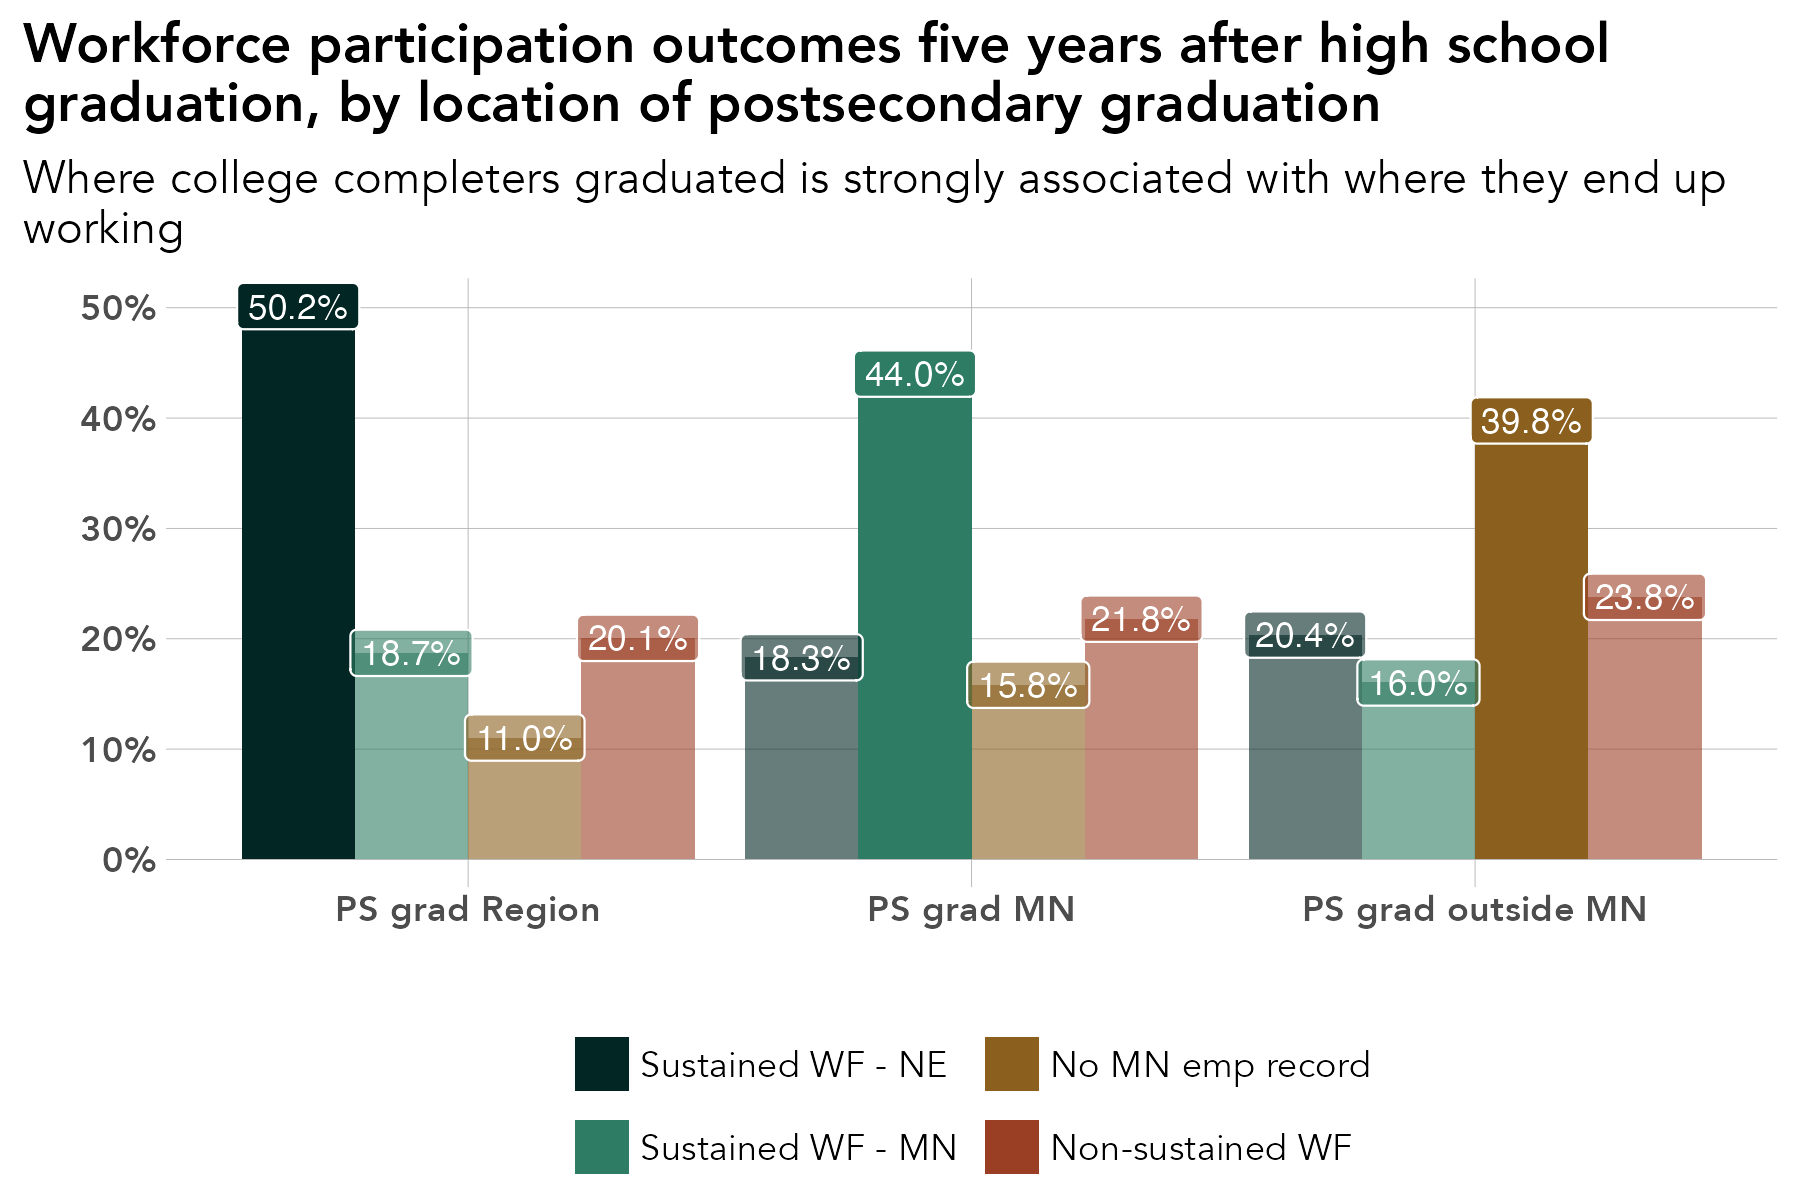

This figure's R source:
# library -----------------------------------------------------------------
library(tidyverse)
library(sf)
library(ggrepel)
library(scales)
library(ggiraph)
library(rmapshaper)
library(cowplot)
library(RColorBrewer)
library(readxl)
library(lubridate)
library(readxl)
library(systemfonts)
reset_font_cache()
library(ggtext)
library(janitor)
library(cowplot)
library(ggalluvial)
library(ggsankey)


rm(list = ls())

# themes ------------------------------------------------------------------
theme_bar <- theme_bw() +
  theme(panel.grid.major = element_line(color = "grey70", size = 0.1),
        panel.grid.minor = element_blank(),
        axis.ticks = element_blank(),
        axis.text = element_text(face = "bold"),
        panel.border = element_blank(),
        legend.background = element_rect(fill = "transparent", color = "transparent"),
        legend.key = element_rect(fill = "transparent"),
        legend.key.size = unit(1, "lines"),
        legend.margin = margin(0,0,0,0),
        legend.title = element_blank(),
        legend.text = element_text(margin = margin(l = 2)),
        text = element_text(family = "Avenir") ,
        plot.title.position = "plot",
        plot.title = element_text(face = "bold"))

theme_line <- theme_bw() +
  theme(legend.background = element_rect(fill = "transparent", color = "transparent"),
        legend.key = element_rect(fill = "transparent"),
        legend.text = element_text(margin = margin(l = 2)),
        panel.grid.minor = element_blank(),
        panel.grid.major = element_line(color = "grey70", size = 0.1),
        axis.ticks = element_blank(),
        axis.text = element_text(face = "bold"),
        panel.border = element_blank(),
        legend.margin = margin(0,0,0,0),
        legend.key.size = unit(1, "lines"),
        text = element_text(family = "Avenir") ,
        plot.title.position = "plot",
        plot.title = element_text(face = "bold"))


theme_sf <- theme_bw() +
  theme(axis.text.x=element_blank(),
        axis.text.y=element_blank(),
        axis.ticks=element_blank(),
        panel.background = element_blank(),
        panel.grid.major = element_line(color = "white"),
        panel.border = element_blank(),
        legend.title = element_blank(),
        legend.text = element_text(margin = margin(l = 2)),
        legend.margin = margin(0,0,0,0),
        legend.key.size = unit(1, "lines"),
        text = element_text(family = "Avenir") ,
        plot.title.position = "plot",
        plot.title = element_text(face = "bold"))

theme_all <- theme_bw() +
  theme(axis.ticks=element_blank(),
        axis.text.y = element_blank(),
        panel.background = element_blank(),
        panel.grid.major = element_blank(),
        panel.grid = element_blank(),
        panel.border = element_blank(),
        legend.title = element_blank(),
        legend.text = element_text(margin = margin(l = 2)),
        legend.margin = margin(0,0,0,0),
        legend.key.size = unit(1, "lines"),
        text = element_text(family = "Avenir") ,
        plot.title.position = "plot",
        plot.title = element_text(face = "bold"))


regions <- read_csv("/Users/kellyasche/Library/CloudStorage/GoogleDrive-kasche@ruralmn.org/My Drive/Data Prep/R Projects/Join docs/county_regions.csv") %>%
  select(5,6) %>%
  unique() %>%
  mutate(edr = str_replace(edr, "  ", " "),
         planning.region = str_replace(planning.region, " Minnesota", ""),
         planning.region = fct_relevel(planning.region, "Northwest", "Northeast", "Central", "Seven County Mpls-St Paul", "Southwest", "Southeast"),
         edr = fct_relevel(edr, "EDR 1 - Northwest", "EDR 2 - Headwaters", "EDR 3 - Arrowhead", "EDR 4 - West Central", "EDR 5 - North Central", "EDR 6E- Southwest Central", "EDR 6W- Upper Minnesota Valley", "EDR 7E- East Central", "EDR 7W- Central", "EDR 8 - Southwest", "EDR 9 - South Central", "EDR 10 - Southeast", "EDR 11 - 7 County Twin Cities", "Minnesota"))

counties.regions <- read_csv("/Users/kellyasche/Library/CloudStorage/GoogleDrive-kasche@ruralmn.org/My Drive/Data Prep/R Projects/Join docs/county_regions.csv") %>%
  mutate(countyfp = formatC(countyfp, width = 3, flag = "0"),
         Name = str_to_title(Name),
         Name = str_replace(Name, "Q", "q"),
         Name = str_replace(Name, "Of The", "of the"),
         Name = str_replace(Name, "Mcleod", "McLeod"),
         Dem_Desc = ifelse(Name == "Minnesota", "Minnesota", Dem_Desc) ,
         edr = str_replace(edr, "  ", " "),
         planning.region = str_replace(planning.region, " Minnesota", ""),
         planning.region = fct_relevel(planning.region, "Northwest", "Northeast", "Central", "Seven County Mpls-St Paul", "Southwest", "Southeast"),
         edr = fct_relevel(edr, "EDR 1 - Northwest", "EDR 2 - Headwaters", "EDR 3 - Arrowhead", "EDR 4 - West Central", "EDR 5 - North Central", "EDR 6E- Southwest Central", "EDR 6W- Upper Minnesota Valley", "EDR 7E- East Central", "EDR 7W- Central", "EDR 8 - Southwest", "EDR 9 - South Central", "EDR 10 - Southeast", "EDR 11 - 7 County Twin Cities", "Minnesota"))

color.ruca <- c("Entirely rural" = "#009933", "Town/rural mix" = "#99CC33", "Urban/town/rural mix" = "#CC9966", "Entirely urban" = "#754C29", "Minnesota" = "black")

color.pr <- c("Northwest" = "#4575b4","Northeast" = "grey", "Central" = "#fee090", "Seven County Mpls-St Paul" = "#d73027", "Southwest" = "#91bfdb", "Southeast" = "#fc8d59", "Minnesota" = "black")

color.edr <- c("EDR 1 - Northwest" = "#b3cde3", "EDR 2 - Headwaters" = "#8c96c6", "EDR 3 - Arrowhead" = "#fe9929", "EDR 4 - West Central" = "#8856a7", "EDR 5 - North Central" = "#810f7c", "EDR 6E- Southwest Central" = "#e5f5f9", "EDR 6W- Upper Minnesota Valley" = "#bdc9e1", "EDR 7E- East Central" = "#99d8c9", "EDR 7W- Central" = "#2ca25f", "EDR 8 - Southwest" = "#74a9cf", "EDR 9 - South Central" = "#0570b0", "EDR 10 - Southeast" = "#d7301f", "EDR 11 - 7 County Twin Cities" = "#d8b365", "Minnesota" = "black")

color.pr.edr <- c ("Northwest" = "#4575b4","Northeast" = "#e0f3f8", "Central" = "#fee090", "Seven County Mpls-St Paul" = "#d73027", "Southwest" = "#91bfdb", "Southeast" = "#fc8d59", "Minnesota" = "black", "EDR 1 - Northwest" = "#b3cde3", "EDR 2 - Headwaters" = "#8c96c6", "EDR 3 - Arrowhead" = "#fe9929", "EDR 4 - West Central" = "#8856a7", "EDR 5 - North Central" = "#810f7c", "EDR 6E- Southwest Central" = "#e5f5f9", "EDR 6W- Upper Minnesota Valley" = "#bdc9e1", "EDR 7E- East Central" = "#99d8c9", "EDR 7W- Central" = "#2ca25f", "EDR 8 - Southwest" = "#74a9cf", "EDR 9 - South Central" = "#0570b0", "EDR 10 - Southeast" = "#d7301f", "EDR 11 - 7 County Twin Cities" = "#d8b365")

color.six <- c("#009933", "#4575b4", "grey", "#fee090", "#fc8d59", "#d73027")

mn_counties <- st_read("/Users/kellyasche/Library/CloudStorage/GoogleDrive-kasche@ruralmn.org/My Drive/Data Prep/R Projects/Shapefiles/County shapefiles/MNCounties_MNDOT.shp", quiet = TRUE) %>%
  ms_simplify(keep = .01, keep_shapes = TRUE) %>%
  rename("countyfp" = "FIPS_CODE")

counties.regions.1 <- counties.regions %>%
  mutate(statefp = "27",
         project.pr = ifelse(edr %in% c("EDR 1 - Northwest", "EDR 2 - Headwaters", "EDR 4 - West Central"), "Northwest",
                             ifelse(edr == "EDR 3 - Arrowhead", "Northeast",
                                    ifelse(edr %in% c("EDR 5 - North Central", "EDR 7E- East Central", "EDR 7W- Central"), "Central",
                                           ifelse(edr %in% c("EDR 6E- Southwest Central", "EDR 6W- Upper Minnesota Valley", "EDR 8 - Southwest"), "Southwest",
                                                  ifelse(edr %in% c("EDR 9 - South Central", "EDR 10 - Southeast"), "Southern", as.character(planning.region)))))),
         project.pr = fct_relevel(project.pr, "Northwest", "Northeast", "Central", "Seven County Mpls-St Paul", "Southwest", "Southern"))


# Prep data ---------------------------------------------------------------

original <- read_csv("Data/SLEDS/Masters/Master-report-dataset.csv")

data <- original %>%
  select(grad.year.5, ps.grad.location) %>%
  filter(ps.grad.location %in% c("PS grad MN", "PS grad Region", "PS grad outside MN"),
         !grad.year.5 %in% c("After 2023", "Attending ps")) %>%
  mutate(ps.grad.location = as_factor(ps.grad.location),
         grad.year.5 = as_factor(grad.year.5)) %>%
  group_by(grad.year.5, ps.grad.location) %>%
  summarize(n = n()) %>%
  ungroup() %>%
  group_by(ps.grad.location) %>%
  mutate(pct = n / sum(n)) %>%
  arrange(desc(pct)) %>%
  mutate(rank = seq(n()),
         alpha = ifelse(rank == 1, "Highlight", "No highlight")) %>%
  ungroup() %>%
  mutate(grad.year.5 = fct_relevel(grad.year.5, "Sustained WF - NE", "Sustained WF - MN", "No MN emp record", "Non-sustained WF"))

levels(data$grad.year.5)
# Create chart ------------------------------------------------------------
names(data)

ggplot(data, aes(ps.grad.location, pct, fill = grad.year.5, group = grad.year.5, alpha = alpha)) +
  geom_col(position = "dodge") +
  geom_label(aes(label = percent(pct, accuracy = .1), alpha = alpha), show.legend = FALSE, position = position_dodge(width = .9), color = "white", size = 3) +
  labs(x="", 
       y = "", 
       title = "Workforce participation outcomes five years after high school\ngraduation, by location of postsecondary graduation",
       subtitle = "Where college completers graduated is strongly associated with where they end up\nworking")+
  scale_y_continuous(labels=scales::percent) +
  scale_alpha_manual(values = c(1, .6)) +
  guides(alpha = "none") +
  theme_bar+
  scale_fill_manual(values = c("#012623", "#2E7C63", "#8B601F", "#9B3F24"),
                    guide = guide_legend(ncol = 2)) +
  theme(legend.position = "bottom")


ggsave(filename = "Charts/Paper report 3/college-grad-location-wf-states.pdf", device = cairo_pdf, dpi = "print", width = 6, height = 4)

ggsave(filename = "Charts/Paper report 3/college-grad-location-wf-states.png", dpi = "print", width = 6, height = 4)
